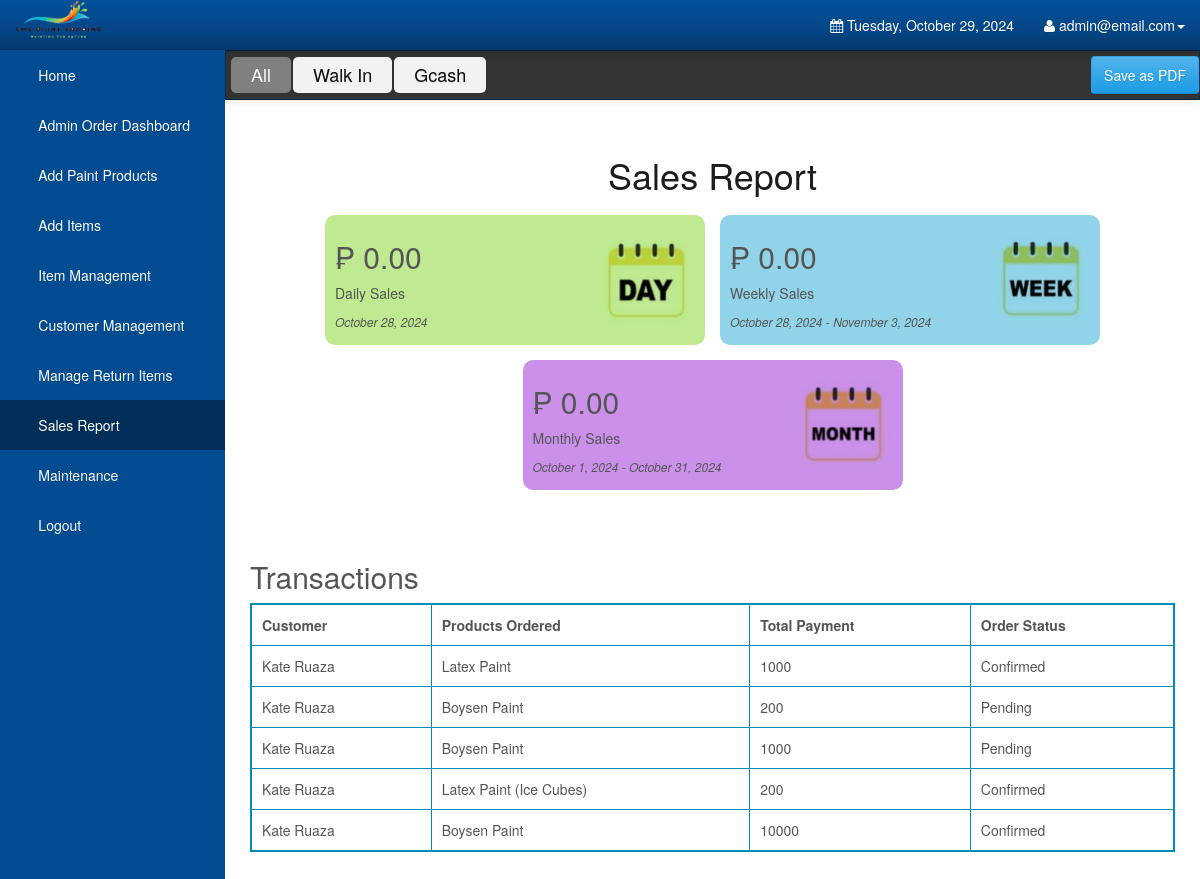
Before: /Admin/salesreport.php (signed in) with the older database file.
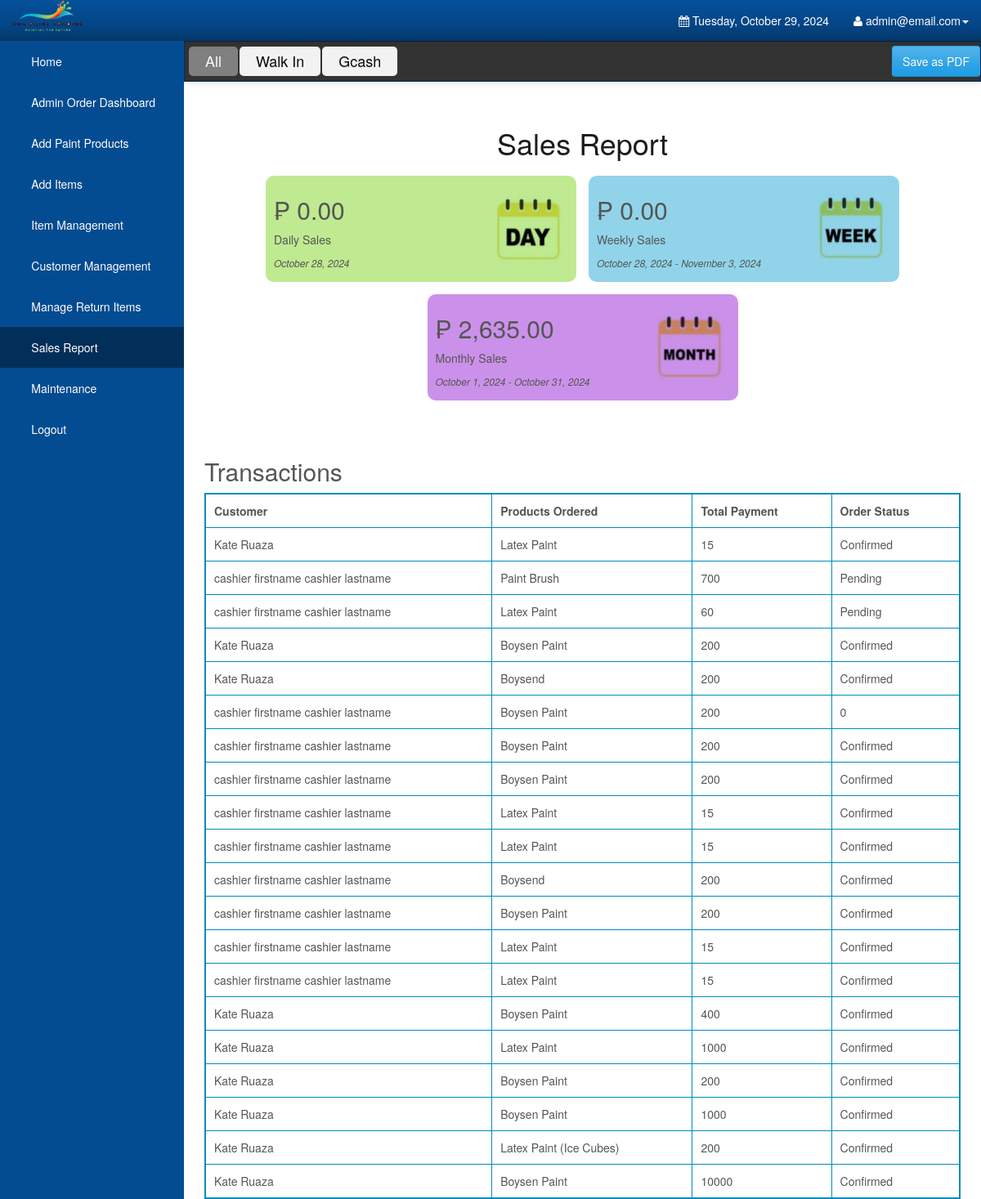
After: the same page with the newer database file.
### tables this page shows
CREATE TABLE `orderdetails` (
  `order_id` int(10) UNSIGNED NOT NULL,
  `user_id` int(11) NOT NULL DEFAULT 0,
  `order_name` varchar(1000) NOT NULL DEFAULT '',
  `order_price` double NOT NULL DEFAULT 0,
  `order_quantity` int(10) UNSIGNED NOT NULL DEFAULT 0,
  `order_total` double NOT NULL DEFAULT 0,
  `order_status` varchar(45) NOT NULL DEFAULT '',
  `order_date` date DEFAULT NULL,
  `order_pick_up` datetime(6) DEFAULT NULL,
  `order_pick_place` enum('Quezon City','Caloocan','Valenzuela','San Jose de Monte') DEFAULT NULL,
  `gl` enum('Gallon','Liter') DEFAULT NULL,
  `payment_id` int(11) DEFAULT NULL,
  `product_id` int(11) DEFAULT NULL
);

CREATE TABLE `users` (
  `user_id` int(11) NOT NULL,
  `user_email` varchar(1000) NOT NULL,
  `user_password` varchar(1000) NOT NULL,
  `user_firstname` varchar(1000) NOT NULL,
  `user_lastname` varchar(1000) NOT NULL,
  `user_address` varchar(1000) NOT NULL,
  `user_mobile` varchar(255) NOT NULL,
  `type` enum('Admin','Customer','Cashier') DEFAULT NULL
);

### Admin/salesreport.php (the view, shortened to what the changed rows need)
<?php
require_once 'config.php';
?>
<!DOCTYPE html>
<html lang="en">
<head>
    <link rel="stylesheet" type="text/css" href="bootstrap/css/bootstrap.min.css" />
    <link rel="stylesheet" type="text/css" href="font-awesome/css/font-awesome.min.css" />
    <link rel="stylesheet" type="text/css" href="css/local.css" />
    <link rel="stylesheet" type="text/css" href="css/salesreport.css" />
    <link rel="stylesheet" href="https://cdn.jsdelivr.net/npm/sweetalert2@11/dist/sweetalert2.min.css">
</head>
<body>
    <div id="wrapper">
                        <a href="#" class="dropdown-toggle" data-toggle="dropdown"><i class="fa fa-user"></i> <?php extract($_SESSION);
                                                                                                                echo $admin_username; ?><b class="caret"></b></a>
        <div id="page-wrapper">
            <div class="sales-report-container">
                <h1>Sales Report</h1>
                <div class="sales-report-content">
                    <?php
                        $order_type_str = '';
                        $stmt_daily = $DB_con->prepare(
                        'SELECT SUM(order_total) as daily_sales, DATE(order_date) as date
                        FROM orderdetails
                            LEFT JOIN paymentform ON orderdetails.payment_id = paymentform.id
                        WHERE DATE(CURDATE()) = DATE(order_date)' . $order_type_str);
                    $stmt_daily->execute();
                    $daily = $stmt_daily->fetch(PDO::FETCH_ASSOC);
                    $dailySales = $daily['daily_sales'] ?? 0;
                    $stmt_weekly = $DB_con->prepare(
                        'SELECT SUM(order_total) as weekly_sales,
                                DATE_SUB(CURDATE(), INTERVAL WEEKDAY(CURDATE()) DAY) as start_date,
                                DATE_ADD(DATE_SUB(CURDATE(), INTERVAL WEEKDAY(CURDATE()) DAY), INTERVAL 6 DAY) as end_date
                         FROM orderdetails
                            LEFT JOIN paymentform ON orderdetails.payment_id = paymentform.id
                         WHERE DATE(order_date) BETWEEN
                               DATE_SUB(CURDATE(), INTERVAL WEEKDAY(CURDATE()) DAY)
                               AND DATE_ADD(DATE_SUB(CURDATE(), INTERVAL WEEKDAY(CURDATE()) DAY), INTERVAL 6 DAY)' . $order_type_str
                    );
                    $stmt_weekly->execute();
                    $weekly = $stmt_weekly->fetch(PDO::FETCH_ASSOC);
                    $weeklySales = $weekly['weekly_sales'] ?? 0;
                    $stmt_monthly = $DB_con->prepare(
                        'SELECT SUM(order_total) as monthly_sales,
                                DATE_FORMAT(CURDATE(), "%Y-%m-01") as start_date,
                                LAST_DAY(CURDATE()) as end_date
                         FROM orderdetails
                            LEFT JOIN paymentform ON orderdetails.payment_id = paymentform.id
                         WHERE DATE(order_date) BETWEEN
                               DATE_FORMAT(CURDATE(), "%Y-%m-01")
                               AND LAST_DAY(CURDATE())' . $order_type_str
                    );
                    $stmt_monthly->execute();
                    $monthly = $stmt_monthly->fetch(PDO::FETCH_ASSOC);
                    $monthlySales = $monthly['monthly_sales'] ?? 0;
                    $monthlyStartDate = $monthly['start_date'] ?? date('Y-m-d', strtotime('-1 month'));
                    $monthlyEndDate = $monthly['end_date'] ?? date('Y-m-d');
                    ?>
                    <div class="sales-report-item" data-toggle="modal" data-target="#dailySales">
                        <div>
                            <h2>&#8369 <?php echo number_format($dailySales, 2); ?></h2>
                        </div>
                    </div>
                    <div class="sales-report-item" data-toggle="modal" data-target="#weeklySales">
                        <div>
                            <h2>&#8369 <?php echo number_format($weeklySales, 2); ?></h2>
                        </div>
                    </div>
                    <div class="sales-report-item" data-toggle="modal" data-target="#monthlySales">
                        <div>
                            <h2>&#8369 <?php echo number_format($monthlySales, 2); ?></h2>
                            <p>Monthly Sales</p>
                            <p><?php echo date('F j, Y', strtotime($monthlyStartDate)) . ' - ' . date('F j, Y', strtotime($monthlyEndDate)); ?></p>
                        </div>
                    </div>
                </div>
                <div class="sales-report-transactions">
                    <h2>Transactions</h2>
                    <div class="transactions-table">
                        <table>
                            <thead>
                                <tr>
                                    <th>Customer</th>
                                    <th>Products Ordered</th>
                                    <th>Total Payment</th>
                                    <th>Order Status</th>
                                </tr>
                            </thead>
                            <tbody>
                                <?php
                                $stmt = $DB_con->prepare('SELECT users.user_email, users.user_firstname, users.user_lastname, users.user_address, orderdetails.* FROM users INNER JOIN orderdetails ON users.user_id = orderdetails.user_id ORDER BY orderdetails.order_pick_up DESC');
                                $stmt->execute();
                                if ($stmt->rowCount() > 0) {
                                    while ($row = $stmt->fetch(PDO::FETCH_ASSOC)) {
                                        $customerName = $row['user_firstname'] . ' ' . $row['user_lastname'];
                                        $productsOrdered = $row['order_name'];
                                        $orderStatus = $row['order_status'];
                                        $totalBill = $row['order_total'];
                                        ?>
                                        <tr>
                                            <td><?php echo htmlspecialchars($customerName); ?></td>
                                            <td><?php echo htmlspecialchars($productsOrdered); ?></td>
                                            <td><?php echo htmlspecialchars($totalBill); ?></td>
                                            <td><?php echo htmlspecialchars($orderStatus); ?></td>
                                        </tr>
                                        <?php
                                    }
                                } else {
                                    ?>
                                    <tr>
                                        <td colspan="3">No transactions found.</td>
                                    </tr>
                                    <?php
                                }
                                ?>
                            </tbody>
                        </table>
                    </div>
                </div>
            </div>
        </div>
        <br />
        <br />
    </div>
</body>
</html>

Changed rows visible on the page:
added orderdetails: user.user_lastname "Kate Ruaza", order_name "Latex Paint", order_total "15", order_status "Confirmed"
added orderdetails: user.user_lastname "cashier firstname cashier lastname", order_name "Paint Brush", order_total "700", order_status "Pending"
added orderdetails: user.user_lastname "cashier firstname cashier lastname", order_name "Latex Paint", order_total "60", order_status "Pending"
added orderdetails: user.user_lastname "Kate Ruaza", order_name "Boysen Paint", order_total "200", order_status "Confirmed"
added orderdetails: user.user_lastname "Kate Ruaza", order_name "Boysend", order_total "200", order_status "Confirmed"
added orderdetails: user.user_lastname "cashier firstname cashier lastname", order_name "Boysen Paint", order_total "200", order_status "0"
added orderdetails: user.user_lastname "cashier firstname cashier lastname", order_name "Boysen Paint", order_total "200", order_status "Confirmed"
added orderdetails: user.user_lastname "cashier firstname cashier lastname", order_name "Boysen Paint", order_total "200", order_status "Confirmed"
added orderdetails: user.user_lastname "cashier firstname cashier lastname", order_name "Latex Paint", order_total "15", order_status "Confirmed"
added orderdetails: user.user_lastname "cashier firstname cashier lastname", order_name "Latex Paint", order_total "15", order_status "Confirmed"
added orderdetails: user.user_lastname "cashier firstname cashier lastname", order_name "Boysend", order_total "200", order_status "Confirmed"
added orderdetails: user.user_lastname "cashier firstname cashier lastname", order_name "Boysen Paint", order_total "200", order_status "Confirmed"
added orderdetails: user.user_lastname "cashier firstname cashier lastname", order_name "Latex Paint", order_total "15", order_status "Confirmed"
added orderdetails: user.user_lastname "cashier firstname cashier lastname", order_name "Latex Paint", order_total "15", order_status "Confirmed"
added orderdetails: user.user_lastname "Kate Ruaza", order_name "Boysen Paint", order_total "400", order_status "Confirmed"
changed orderdetails (number 17 of 20 on the later page): order_status "Pending" → "Confirmed"
changed orderdetails (number 18 of 20 on the later page): order_status "Pending" → "Confirmed"
Other visible differences:
$monthlySales: "0.00" → "2,635.00"
